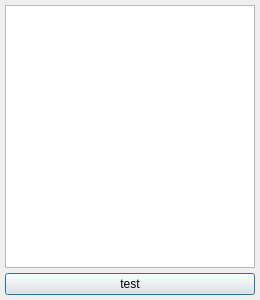
<?xml version="1.0" encoding="UTF-8"?>
<ui version="4.0">
 <class>NewMaterialWindow</class>
 <widget class="QDialog" name="NewMaterialWindow">
  <property name="geometry">
   <rect>
    <x>0</x>
    <y>0</y>
    <width>260</width>
    <height>300</height>
   </rect>
  </property>
  <property name="windowTitle">
   <string>Form</string>
  </property>
  <layout class="QGridLayout" name="gridLayout">
   <property name="leftMargin">
    <number>5</number>
   </property>
   <property name="topMargin">
    <number>5</number>
   </property>
   <property name="rightMargin">
    <number>5</number>
   </property>
   <property name="bottomMargin">
    <number>5</number>
   </property>
   <property name="spacing">
    <number>5</number>
   </property>
   <item row="1" column="0">
    <layout class="QVBoxLayout" name="verticalLayout">
     <item>
      <widget class="QTableWidget" name="tableWidget"/>
     </item>
    </layout>
   </item>
   <item row="2" column="0">
    <widget class="QPushButton" name="pushButton">
     <property name="text">
      <string>test</string>
     </property>
    </widget>
   </item>
  </layout>
 </widget>
 <resources/>
 <connections/>
</ui>
